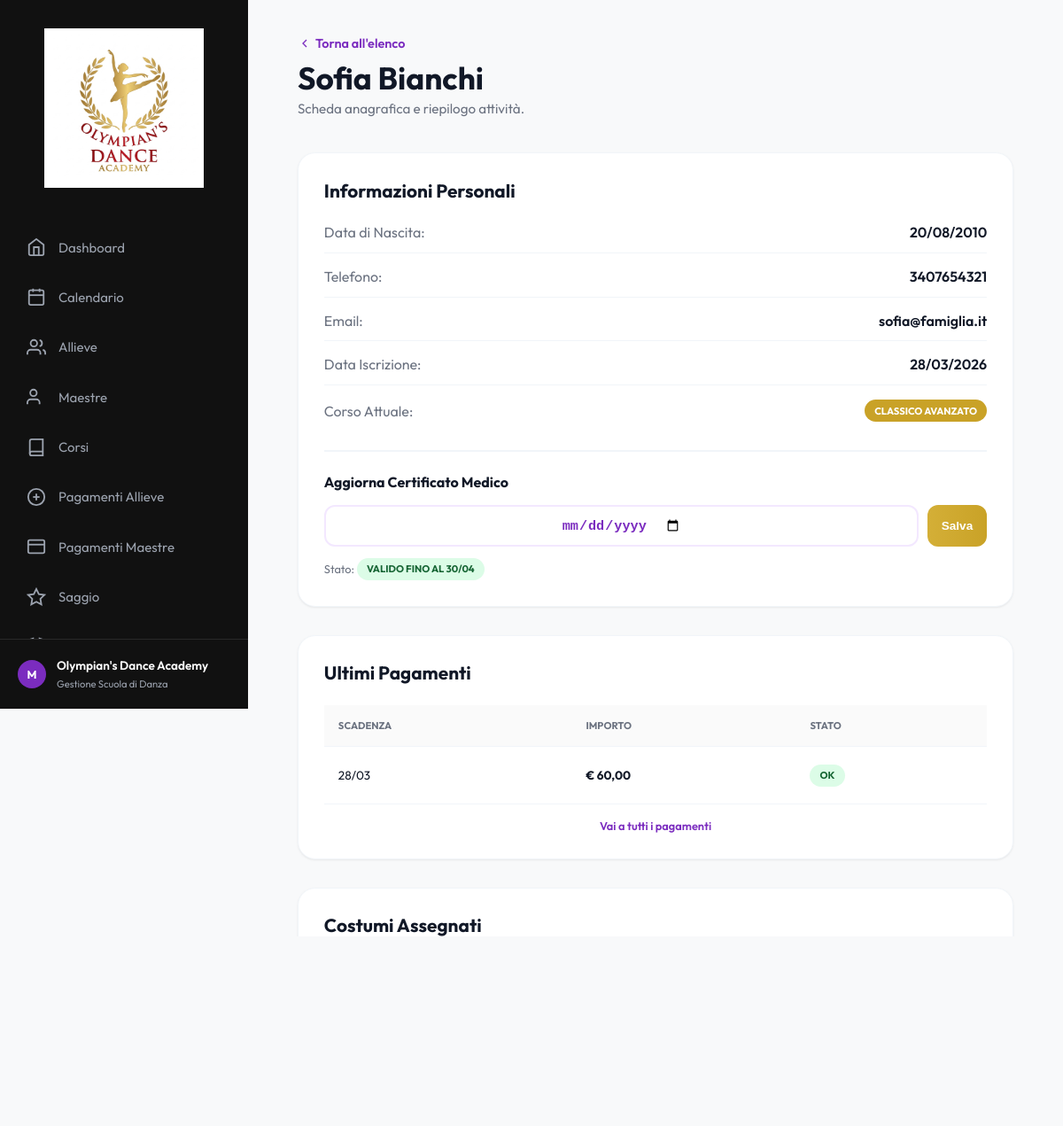
Page /allieva/2/ on the earlier database version.
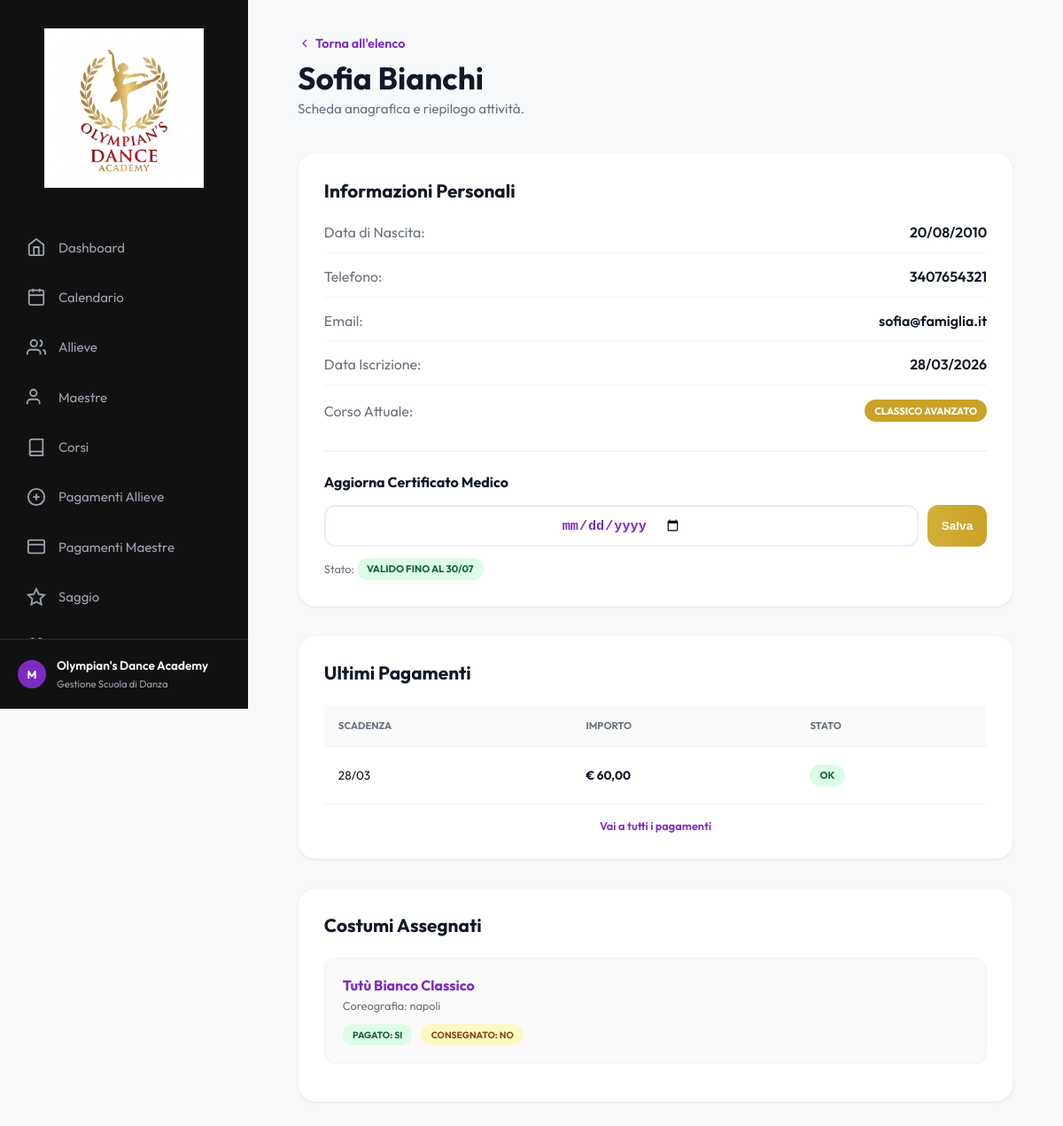
Same page on the later database version.
### academy/models.py (models this page shows, shortened)
class Allieva(models.Model):
    nome = models.CharField(max_length=100)
    cognome = models.CharField(max_length=100)
    data_nascita = models.DateField(blank=True, null=True)
    telefono = models.CharField(max_length=20, blank=True, null=True)
    email = models.EmailField(blank=True, null=True)
    data_iscrizione = models.DateField(blank=True, null=True)
    id_corso = models.ForeignKey(Corso, on_delete=models.PROTECT, related_name='allieve', db_column='id_corso')
    certificato_medico = models.DateField(blank=True, null=True, help_text="Data di scadenza del certificato medico")
    class Meta:
        db_table = 'Allieve'
        ordering = ['cognome', 'nome']
        verbose_name_plural = "Allieve"
    @property
    def nome_corso(self):
        return self.id_corso.nome if self.id_corso else ""

class Corso(models.Model):
    LIVELLI = [
        ('Base', 'Base'),
        ('Intermedio', 'Intermedio'),
        ('Avanzato', 'Avanzato'),
        ('Tutti', 'Tutti'),
    ]
    nome = models.CharField(max_length=150)
    livello = models.CharField(max_length=50, choices=LIVELLI, blank=True, null=True)
    fascia_eta = models.CharField(max_length=100, blank=True, null=True)
    id_maestra = models.ForeignKey(Maestra, on_delete=models.PROTECT, related_name='corsi', db_column='id_maestra')
    class Meta:
        db_table = 'Corsi'
        ordering = ['nome']

class AssegnazioneCostume(models.Model):
    id_allieva = models.ForeignKey(Allieva, on_delete=models.CASCADE, related_name='costumi_assegnati', db_column='id_allieva')
    id_costume = models.ForeignKey(Costume, on_delete=models.CASCADE, related_name='assegnazioni', db_column='id_costume')
    id_coreografia = models.ForeignKey(Coreografia, on_delete=models.CASCADE, related_name='assegnazioni_costumi', db_column='id_coreografia')
    pagato = models.BooleanField(default=False)
    consegnato = models.BooleanField(default=False)
    class Meta:
        db_table = 'Assegnazione_Costumi'
        verbose_name_plural = "Assegnazioni Costumi"
    @property
    def nome_costume(self):
        return self.id_costume.nome if self.id_costume else ""
    @property
    def nome_coreografia(self):
        return self.id_coreografia.nome if self.id_coreografia else ""

class Costume(models.Model):
    STATI_ORDINE = [
        ('In magazzino', 'In magazzino'),
        ('Ordinato', 'Ordinato'),
        ('Consegnato', 'Consegnato'),
        ('In uso', 'In uso'),
    ]
    nome = models.CharField(max_length=200)
    descrizione = models.TextField(blank=True, null=True)
    taglia = models.CharField(max_length=10, blank=True, null=True)
    prezzo = models.DecimalField(max_digits=8, decimal_places=2, blank=True, null=True)
    fornitore = models.CharField(max_length=150, blank=True, null=True)
    stato_ordine = models.CharField(max_length=50, choices=STATI_ORDINE, default='In magazzino')
    class Meta:
        db_table = 'Costumi'
        ordering = ['nome']

class Coreografia(models.Model):
    nome = models.CharField(max_length=200)
    id_saggio = models.ForeignKey(Saggio, on_delete=models.CASCADE, related_name='coreografie', db_column='id_saggio')
    id_corso = models.ForeignKey(Corso, on_delete=models.PROTECT, related_name='coreografie', db_column='id_corso')
    id_maestra = models.ForeignKey(Maestra, on_delete=models.PROTECT, related_name='coreografie', db_column='id_maestra')
    atto = models.IntegerField(default=1)
    ordine_uscita = models.IntegerField(blank=True, null=True)
    musica = models.CharField(max_length=200, blank=True, null=True)
    durata = models.IntegerField(blank=True, null=True, help_text="Durata in secondi")
    class Meta:
        db_table = 'Coreografie'
        ordering = ['id_saggio', 'atto', 'ordine_uscita']
        verbose_name_plural = "Coreografie"

### academy/views.py (the view)
# urls.py: path("allieva/<int:id_allieva>/", views.allieva_dettaglio, name="allieva_dettaglio"),
def allieva_dettaglio(request, id_allieva):
    allieva = get_object_or_404(
        Allieva.objects.select_related("id_corso"), pk=id_allieva
    )
    dati = {
        "info": allieva,
        "pagamenti": allieva.pagamenti.all(),
        "costumi": AssegnazioneCostume.objects.select_related(
            "id_costume", "id_coreografia"
        ).filter(id_allieva=allieva),
    }
    return render(request, "allieva_dettaglio.html", {"dati": dati})

### academy/context_processors.py (called while the page is built)
def today(request):
    return {"date_today": date.today().isoformat()}

### academy/templatetags/academy_filters.py (called while the page is built)
@register.filter
def date_dmy(value):
    if not value:
        return ""
    text = str(value)
    if len(text) >= 10:
        return f"{text[8:10]}/{text[5:7]}/{text[0:4]}"
    return text

@register.filter
def date_dm(value):
    if not value:
        return ""
    text = str(value)
    if len(text) >= 10:
        return f"{text[8:10]}/{text[5:7]}"
    return text

@register.filter
def si_no(value):
    return "SI" if value else "NO"

### templates/allieva_dettaglio.html (shortened to what the changed rows need)
{% extends 'base.html' %}
{% load academy_filters %}
{% block content %}
<div class="animate-in">
    <header class="header-container">
        <div class="header-title">
            <a href="{% url 'allieve' %}" style="text-decoration: none; color: var(--secondary-color); font-weight: 600; display: flex; align-items: center; gap: 4px; margin-bottom: 0.5rem; font-size: 0.9rem;">
                <svg width="16" height="16" viewBox="0 0 24 24" fill="none" stroke="currentColor" stroke-width="2"><polyline points="15 18 9 12 15 6"/></svg>
                Torna all'elenco
            </a>
            <h1>{{ dati.info.nome }} {{ dati.info.cognome }}</h1>
            <p>Scheda anagrafica e riepilogo attività.</p>
        </div>
    </header>
    <div class="dashboard-grid">
        <div class="content-box">
            <div class="box-header">
                <h2>Informazioni Personali</h2>
            </div>
            <div style="display: flex; flex-direction: column; gap: 1rem;">
                <div style="display: flex; justify-content: space-between; padding-bottom: 0.8rem; border-bottom: 1px solid var(--border-color);">
                    <span style="color: var(--text-muted);">Data di Nascita:</span>
                    <span style="font-weight: 600;">{{ dati.info.data_nascita|date_dmy }}</span>
                </div>
                <div style="display: flex; justify-content: space-between; padding-bottom: 0.8rem; border-bottom: 1px solid var(--border-color);">
                    <span style="color: var(--text-muted);">Telefono:</span>
                    <span style="font-weight: 600;">{{ dati.info.telefono }}</span>
                </div>
                <div style="display: flex; justify-content: space-between; padding-bottom: 0.8rem; border-bottom: 1px solid var(--border-color);">
                    <span style="color: var(--text-muted);">Email:</span>
                    <span style="font-weight: 600;">{{ dati.info.email }}</span>
                </div>
                <div style="display: flex; justify-content: space-between; padding-bottom: 0.8rem; border-bottom: 1px solid var(--border-color);">
                    <span style="color: var(--text-muted);">Data Iscrizione:</span>
                    <span style="font-weight: 600;">{{ dati.info.data_iscrizione|date_dmy }}</span>
                </div>
                <div style="display: flex; justify-content: space-between; align-items: center;">
                    <span style="color: var(--text-muted);">Corso Attuale:</span>
                    <span class="badge" style="background: var(--primary-color); color: white;">{{ dati.info.nome_corso }}</span>
                </div>
            </div>
            <div style="margin-top: 2rem; padding-top: 1.5rem; border-top: 2px solid var(--border-color);">
                <form action="{% url 'aggiorna_certificato' dati.info.id %}" method="POST" style="display: flex; gap: 10px;">
                    <input type="date" name="data_scadenza" value="{{ dati.info.certificato_medico }}" class="btn btn-outline-purple" style="flex: 1; text-align: left; padding: 0.7rem;">
                    <button type="submit" class="btn btn-gold btn-sm">Salva</button>
                </form>
                <p style="font-size: 0.8rem; color: var(--text-muted); margin-top: 0.8rem;">
                    Stato:
                    {% if dati.info.certificato_medico %}
                        {% if dati.info.certificato_medico < date_today %}
                            <span class="badge badge-overdue">Scaduto il {{ dati.info.certificato_medico|date_dm }}</span>
                        {% else %}
                            <span class="badge badge-paid">Valido fino al {{ dati.info.certificato_medico|date_dm }}</span>
                        {% endif %}
                    {% else %}
                        <span class="badge badge-overdue">Non inserito</span>
                    {% endif %}
                </p>
            </div>
        </div>
        <div style="display: flex; flex-direction: column; gap: 2rem;">
            <div class="content-box">
                <div class="box-header">
                    <h2>Ultimi Pagamenti</h2>
                </div>
                <div class="table-container">
                    <table class="data-table">
                        <thead>
                            <tr>
                                <th>Scadenza</th>
                                <th>Importo</th>
                                <th>Stato</th>
                            </tr>
                        </thead>
                    </table>
                </div>
            </div>
            <div class="content-box">
                <div class="box-header">
                    <h2>Costumi Assegnati</h2>
                </div>
                {% if dati.costumi %}
                    {% for c in dati.costumi %}
                    <div style="background: #fafafa; padding: 1.25rem; border-radius: var(--radius-md); margin-bottom: 0.8rem; border: 1px solid var(--border-color);">
                        <div style="font-weight: 700; color: var(--secondary-color); margin-bottom: 0.3rem;">{{ c.nome_costume }}</div>
                        <div style="font-size: 0.8rem; color: var(--text-muted); margin-bottom: 0.8rem;">Coreografia: {{ c.nome_coreografia }}</div>
                        <div style="display: flex; gap: 10px;">
                            <span class="badge {% if c.pagato %}badge-paid{% else %}badge-overdue{% endif %}" style="font-size: 0.65rem;">Pagato: {{ c.pagato|si_no }}</span>
                            <span class="badge {% if c.consegnato %}badge-paid{% else %}badge-pending{% endif %}" style="font-size: 0.65rem;">Consegnato: {{ c.consegnato|si_no }}</span>
                        </div>
                    </div>
                    {% endfor %}
                {% else %}
                    <p style="font-size: 0.9rem; color: var(--text-muted); text-align: center; padding: 1rem;">Nessun costume assegnato.</p>
                {% endif %}
            </div>
        </div>
    </div>
</div>
{% endblock %}

Differences in the rows shown:
changed Allieva "Sofia": info.certificato_medico "30/04" → "30/07"
now on this page (row unchanged): AssegnazioneCostume: nome_costume "Tutù Bianco Classico", nome_coreografia "napoli", pagato|si_no "SI", consegnato|si_no "NO"
